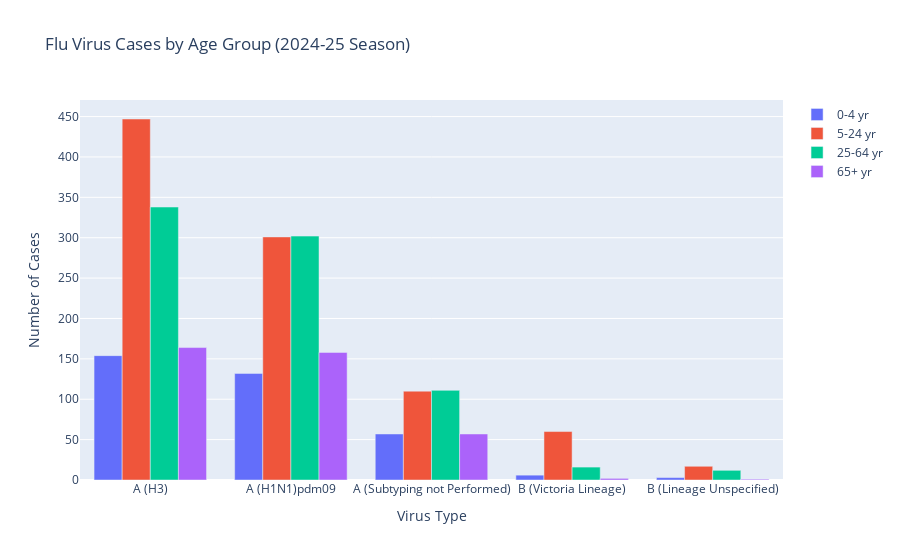

Notebook code for this chart:
### Code cell
#Created a bar chart with individual traces for each age group 
fig = go.Figure()

#Add each age group as a seperate trace 
fig.add_trace(go.Bar(x=virus_by_year_df['Virus'],
                     y = virus_by_year_df['0-4 yr'],
                     name = '0-4 yr'))
fig.add_trace(go.Bar(x=virus_by_year_df['Virus'],
                     y = virus_by_year_df['5-24 yr'],
                     name = '5-24 yr'))
fig.add_trace(go.Bar(x=virus_by_year_df['Virus'],
                     y = virus_by_year_df['25-64 yr'],
                     name = '25-64 yr'))
fig.add_trace(go.Bar(x=virus_by_year_df['Virus'],
                     y = virus_by_year_df['65+ yr'],
                     name = '65+ yr'))

#Update the layout to group bars
fig.update_layout(
    barmode= 'group',
    title= 'Flu Virus Cases by Age Group (2024-25 Season)',
    xaxis_title='Virus Type',
    yaxis_title='Number of Cases'
)


#Show the plot
fig.show()

### Figure 1 — Plotly figure (JSON) as saved in the notebook; plotly's stock layout.template omitted (floating-point values rounded to 4 significant figures)
{"data": [{"name": "0-4 yr", "type": "bar", "x": ["A (H3)", "A (H1N1)pdm09", "A (Subtyping not Performed)", "B (Victoria Lineage)", "B (Lineage Unspecified)"], "y": [154, 132, 57, 6, 3]}, {"name": "5-24 yr", "type": "bar", "x": ["A (H3)", "A (H1N1)pdm09", "A (Subtyping not Performed)", "B (Victoria Lineage)", "B (Lineage Unspecified)"], "y": [447, 301, 110, 60, 17]}, {"name": "25-64 yr", "type": "bar", "x": ["A (H3)", "A (H1N1)pdm09", "A (Subtyping not Performed)", "B (Victoria Lineage)", "B (Lineage Unspecified)"], "y": [338, 302, 111, 16, 12]}, {"name": "65+ yr", "type": "bar", "x": ["A (H3)", "A (H1N1)pdm09", "A (Subtyping not Performed)", "B (Victoria Lineage)", "B (Lineage Unspecified)"], "y": [164, 158, 57, 2, 1]}], "layout": {"autosize": true, "barmode": "group", "dragmode": "zoom", "title": {"text": "Flu Virus Cases by Age Group (2024-25 Season)"}, "xaxis": {"autorange": true, "range": [-0.5, 4.5], "title": {"text": "Virus Type"}, "type": "category"}, "yaxis": {"autorange": true, "range": [0, 470.5], "title": {"text": "Number of Cases"}, "type": "linear"}}}
